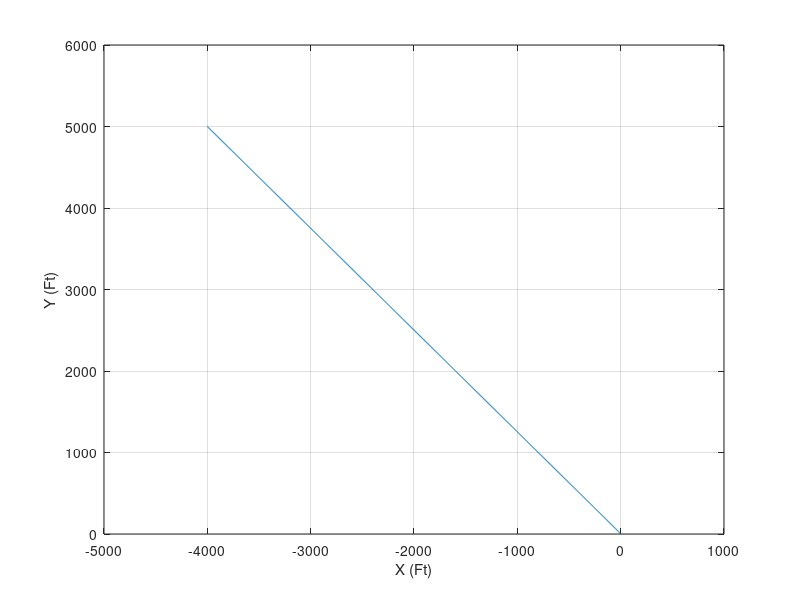
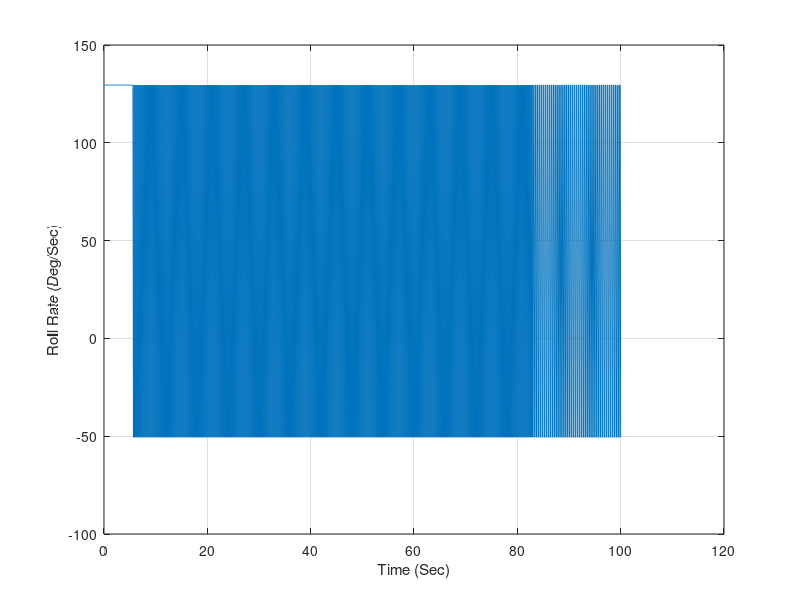

Reproduce these figures in MATLAB, in order.
clear
n=0;
XT=-4000.;
YT=5000.;
TF=100.;
H=.01;
TS=.1;
XNC=12.;
XM=0.;
YM=0.;
XMD=0.;
YMD=0.;
S=0.;
T=0.;
PHI=0.;
while T<=TF
	XMOLD=XM;
	YMOLD=YM;
	XMDOLD=XMD;
	YMDOLD=YMD;
	STEP=1;
	FLAG=0;
	while STEP <=1
		if FLAG==1
         		STEP=2;
			XM=XM+H*XMD;
			YM=YM+H*YMD;
			XMD=XMD+H*XMDD;
			YMD=YMD+H*YMDD;
			T=T+H;
		end
		XMDD=XNC*cos(PHI);
		YMDD=XNC*sin(PHI);
		FLAG=1;
	end
	FLAG=0;
	XM=(XMOLD+XM)/2+.5*H*XMD;
	YM=(YMOLD+YM)/2+.5*H*YMD;
	XMD=(XMDOLD+XMD)/2+.5*H*XMDD;
	YMD=(YMDOLD+YMD)/2+.5*H*YMDD;
	S=S+H;
	if S>=(TS-.0001)
 		S=0.;
		TGO=TF-T+.0001;
		RTM1=XT-XM;
		RTM2=YT-YM;
		RTM=sqrt(RTM1^2+RTM2^2);
		VTM1=-XMD;
		VTM2=-YMD;
		PHI=atan2(RTM2+VTM2*TGO,RTM1+VTM1*TGO);
		PHIDEG=PHI*57.3;
		n=n+1;
		ArrayT(n)=T;
		ArrayXM(n)=XM;
		ArrayYM(n)=YM;
		ArrayXT(n)=XT;
		ArrayYT(n)=YT;
		ArrayPHIDEG(n)=PHIDEG;
	end
end
RTM
figure
plot(ArrayXM,ArrayYM,ArrayXT,ArrayYT),grid
xlabel('X (Ft)')
ylabel('Y (Ft)')
figure
plot(ArrayT,ArrayPHIDEG),grid
xlabel('Time (Sec)')
ylabel('Roll Rate (Deg/Sec)')
clc
output=[ArrayT',ArrayXM',ArrayYM',ArrayXT',ArrayYT',ArrayPHIDEG'];
save datfil output  -ascii
disp 'simulation finished'
	
